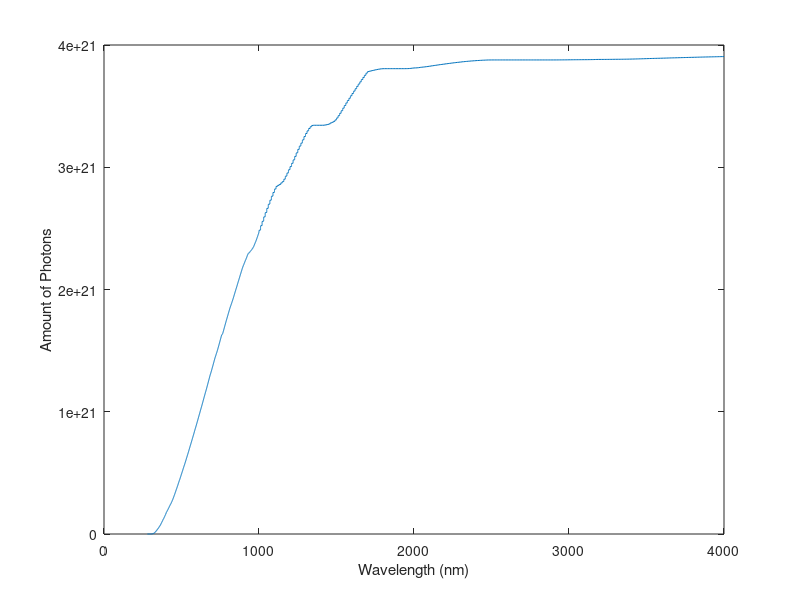
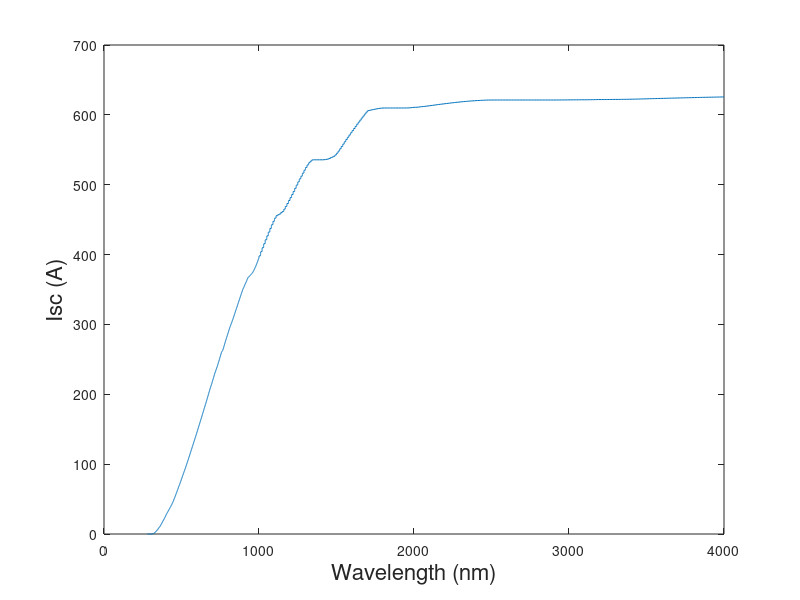
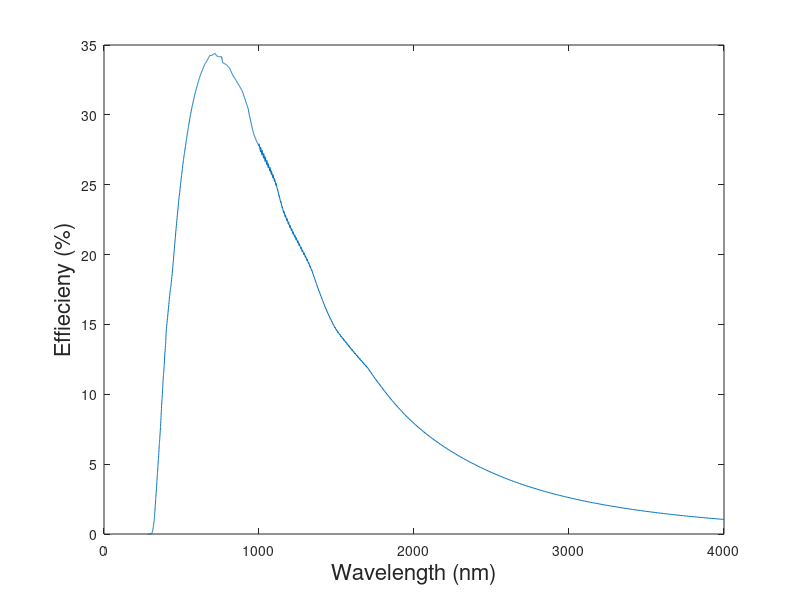
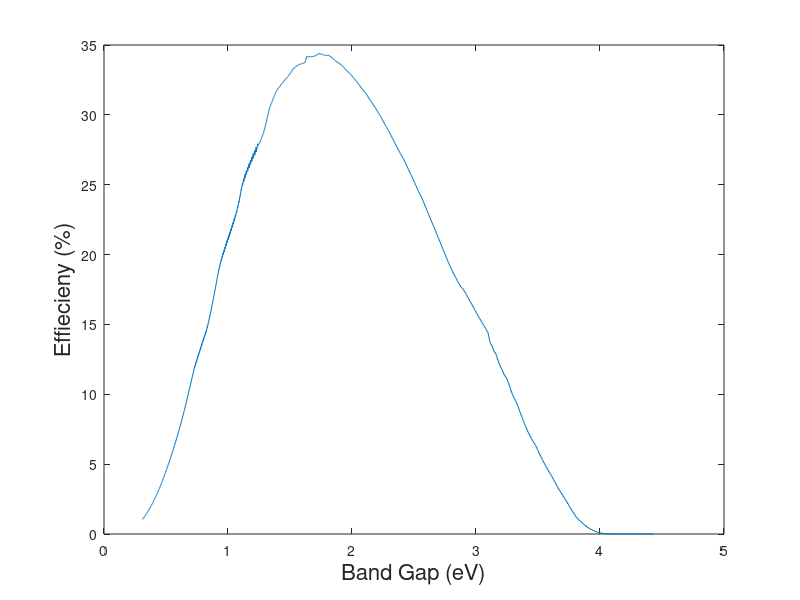

Write the MATLAB code that produced these figures, in order.
%% Shockley-Queisser (using Timo's)
% Complicated matmathics to calculate the Shockley Queisser limit of
% efficiency over bandgap for photovoltaic single layer

clear all
close all
clc
%% constants
T=296;
Tc=273;%K
Ts=6000;%K
Planck=6.626E-34; %Js
PlanckeV=4.135E-15; %eV s
LS=2.99E8; %lightspeed m/s
q=1.6021E-19; %Coulomb
kb=1.380E-23; % J K

%Load Data variable
load AM15.mat


%% Convert to photon density using E*lamdba/(Planck*LS)
    for n=1:1:size(Data,1);
        SPhotonsPerTEA(n,1)=Data(n,1); %wavelength
        SPhotonsPerTEA(n,2)=Data(n,2)*(Data(n,1)*10^-9 )/(Planck*LS); %photonflux
        %SPhotonsPerTEA(n,2) = Data(n,2).*1/EPhotons(n,2)*Planck*LS/(EPhotons(n,2)^2);
    end

%% Amount of photons per bandgap meaning the sum of the amount of photons from that band gap
for k=1:size(Data,1);
    Amount(k,1)=Data(k,1); %wavelength
    Amount(k,2)=sum(SPhotonsPerTEA(1:k,2));% amount of photons from wavelength 280nm till specific bandgap
end
%Just some renaming and combination
SolarPhotonsAboveGap(:,1)=Data(:,1); %wavelength
SolarPhotonsAboveGap(:,2)=1240./Data(:,1); %Eg (eV)
SolarPhotonsAboveGap(:,3)=Amount(:,2); %amount of photons
%Plot amount of Photons
plot(SolarPhotonsAboveGap(:,1),SolarPhotonsAboveGap(:,3))
xlabel('Wavelength (nm)');
ylabel('Amount of Photons')

%Calculate Isc directly from amount of photons
Isc=q.*SolarPhotonsAboveGap(:,3); % (A)
%plot
figure
plot(SolarPhotonsAboveGap(:,1),Isc)
xlabel('Wavelength (nm)','fontsize',16);
ylabel('Isc (A)','fontsize',16)

        %possibility of calculating energy
        %Energy=(Amount(:,2)*(Planck*LS))./(Data(:,1)*10^-9);

        %plot(SolarPhotonsAboveGap(:,1),Energy);


%% IV characteristic
Fg=2.19E-5;% constant

Pin=sum(Data(:,2));%Sum move all energy from AM1.5

Eg(:,1)=Planck*LS./(Data(:,1)*10^-9);% Calculating Eg (J) from wavelength

%Calculating Voc, voc and eff for all wavelengths/bandgaps A lot of steps
%for a long equations only the last is interesting
for l=1:size(Data,1);
       
    Voc(l,1)=Data(l,1);
    Voc(l,2)=((kb*T)/q);
    Voc(l,3)=Fg*(Ts/Tc)*((Eg(l,1)+kb*Ts)^2/(Eg(l,1)+kb*Tc)^2);
    Voc(l,4)=((Eg(l,1)/kb)*((1/Tc)-(1/Ts)));
    Voc(l,5)=exp(Voc(l,4));
    Voc(l,6)=Voc(l,3)*Voc(l,5);
    Voc(l,7)=Voc(l,6)+1;
    Voc(l,8)=log(Voc(l,7));
    Voc(l,9)=Voc(l,2)*Voc(l,8);

    voc(l,1)=Voc(l,9)*q/(kb*200);

    eff(l,1)=(Voc(l,9)*Isc(l,1)*(voc(l,1)-log(voc(l,1)+0.72)/(voc(l,1)+1)))/Pin;% Eff for different wavelengths


end
%plot
figure
plot(SolarPhotonsAboveGap(:,1),eff);
xlabel('Wavelength (nm)','fontsize',16);
ylabel('Effiecieny (%)','fontsize',16)

% Now transfer to eV's
EVeff(:,1)=flipud(1240./Data(:,1));
EVeff(:,2)=flipud(eff);

%plot
figure
plot(EVeff(:,1),EVeff(:,2));
xlabel('Band Gap (eV)','fontsize',16);
ylabel('Effiecieny (%)','fontsize',16)

